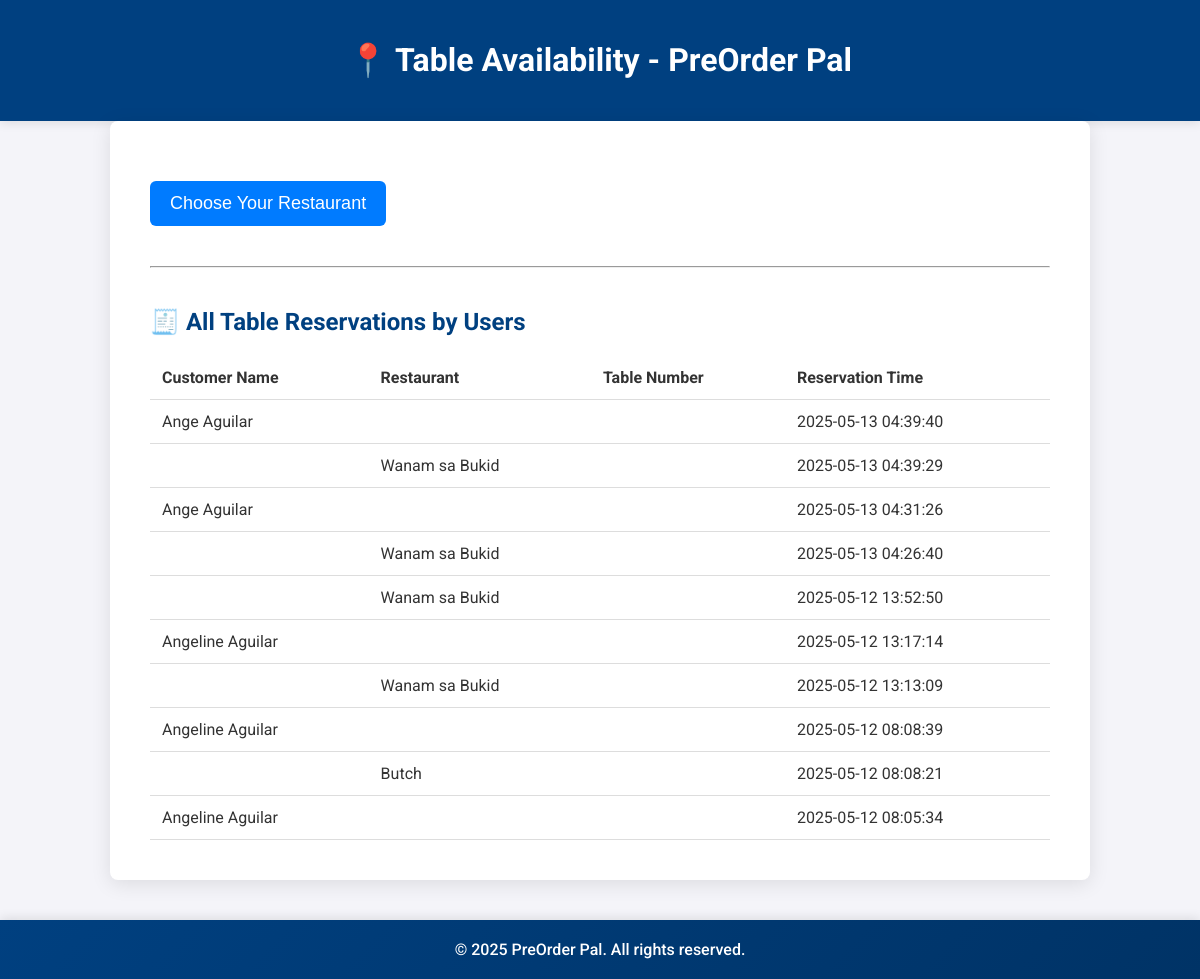
The app's page /src/choose_restaurant.php with its own data.
### tables this page shows
CREATE TABLE IF NOT EXISTS `orders` (
  `id` int NOT NULL AUTO_INCREMENT,
  `restaurant_name` varchar(255) DEFAULT NULL,
  `item_name` varchar(255) DEFAULT NULL,
  `size` varchar(255) DEFAULT NULL,
  `price` decimal(10,2) DEFAULT NULL,
  `created_at` timestamp NOT NULL DEFAULT CURRENT_TIMESTAMP,
  `customer_name` varchar(255) DEFAULT NULL,
  `email` varchar(255) DEFAULT NULL,
  `restaurant` varchar(255) DEFAULT NULL,
  `main_item` varchar(255) DEFAULT NULL,
  `main_size` varchar(50) DEFAULT NULL,
  `main_price` decimal(10,2) DEFAULT NULL,
  `drink` varchar(100) DEFAULT NULL,
  `drink_price` decimal(10,2) DEFAULT NULL,
  `dessert` varchar(100) DEFAULT NULL,
  `dessert_price` decimal(10,2) DEFAULT NULL,
  `total_price` decimal(10,2) DEFAULT '0.00',
  `table_number` int DEFAULT NULL,
  `reservation_date` date DEFAULT NULL,
  `reservation_time` time DEFAULT NULL,
  `guest_count` int DEFAULT NULL,
  `guests` int DEFAULT NULL,
  PRIMARY KEY (`id`)
);

### src/choose_restaurant.php (the view, shortened to what this page needs)
<?php
require_once 'db.php';
?>
    <!DOCTYPE html>
    <html lang="en">
    <head>
    </head>
    <body>
    <header>
        <h1>📍 Table Availability - PreOrder Pal</h1>
    </header>
    <main>
        <button class="choose-btn" onclick="showRestaurantChoice()">Choose Your Restaurant</button>
        <hr style="margin: 40px 0;">
        <h2>🧾 All Table Reservations by Users</h2>
        <?php
        $stmt = $pdo->query("SELECT customer_name, restaurant_name, table_number, created_at FROM orders ORDER BY created_at DESC LIMIT 10");
        $reservations = $stmt->fetchAll();
        if (empty($reservations)) {
            echo "<p>No reservations made yet.</p>";
        } else {
            echo "<table>
                    <tr>
                        <th>Customer Name</th>
                        <th>Restaurant</th>
                        <th>Table Number</th>
                        <th>Reservation Time</th>
                    </tr>";
            foreach ($reservations as $res) {
                echo "<tr>
                        <td>" . htmlspecialchars($res['customer_name'] ?? ' ') . "</td>
                        <td>" . htmlspecialchars($res['restaurant_name'] ?? ' ') . "</td>
                        <td>" . htmlspecialchars($res['table_number'] ?? ' ') . "</td>
                        <td>" . htmlspecialchars($res['created_at'] ?? ' ') . "</td>
                    </tr>";
            }
            echo "</table>";
        }
        ?>
    </main>
    <footer>
        <p>&copy; 2025 PreOrder Pal. All rights reserved.</p>
    </footer>
</body>
</html>

### src/choose_restaurant.php (style rules this page uses)
body { font-family: 'Roboto', sans-serif; background: #f4f4f9; margin: 0; padding: 0; color: #333; }
header { background: #004080; color: white; text-align: center; padding: 20px; box-shadow: 0 2px 10px rgba(0, 0, 0, 0.1); }
footer { background: linear-gradient(135deg, #004080, #003366); color: white; text-align: center; padding: 20px 0; font-size: 16px; box-shadow: 0 -2px 10px rgba(0, 0, 0, 0.1); margin-top: 40px; }
footer p { margin: 0; font-weight: 500; }
main { padding: 40px; max-width: 900px; margin: 0 auto; background: white; border-radius: 8px; box-shadow: 0 4px 20px rgba(0, 0, 0, 0.1); }
h2 { color: #004080; font-size: 24px; margin-bottom: 10px; }
table { width: 100%; border-collapse: collapse; margin-top: 20px; }
table th, table td { padding: 12px; border-bottom: 1px solid #ddd; text-align: left; }
.choose-btn { background-color: #007bff; color: white; padding: 12px 20px; border: none; border-radius: 6px; cursor: pointer; font-size: 18px; margin-top: 20px; transition: background-color 0.3s; }

### records on screen
orders: customer_name "Ange Aguilar", created_at "2025-05-13 04:39:40"
orders: restaurant_name "Wanam sa Bukid", created_at "2025-05-13 04:39:29"
orders: customer_name "Ange Aguilar", created_at "2025-05-13 04:31:26"
orders: restaurant_name "Wanam sa Bukid", created_at "2025-05-13 04:26:40"
orders: restaurant_name "Wanam sa Bukid", created_at "2025-05-12 13:52:50"
orders: customer_name "Angeline Aguilar", created_at "2025-05-12 13:17:14"
orders: restaurant_name "Wanam sa Bukid", created_at "2025-05-12 13:13:09"
orders: customer_name "Angeline Aguilar", created_at "2025-05-12 08:08:39"
orders: restaurant_name "Butch", created_at "2025-05-12 08:08:21"
orders: customer_name "Angeline Aguilar", created_at "2025-05-12 08:05:34"
